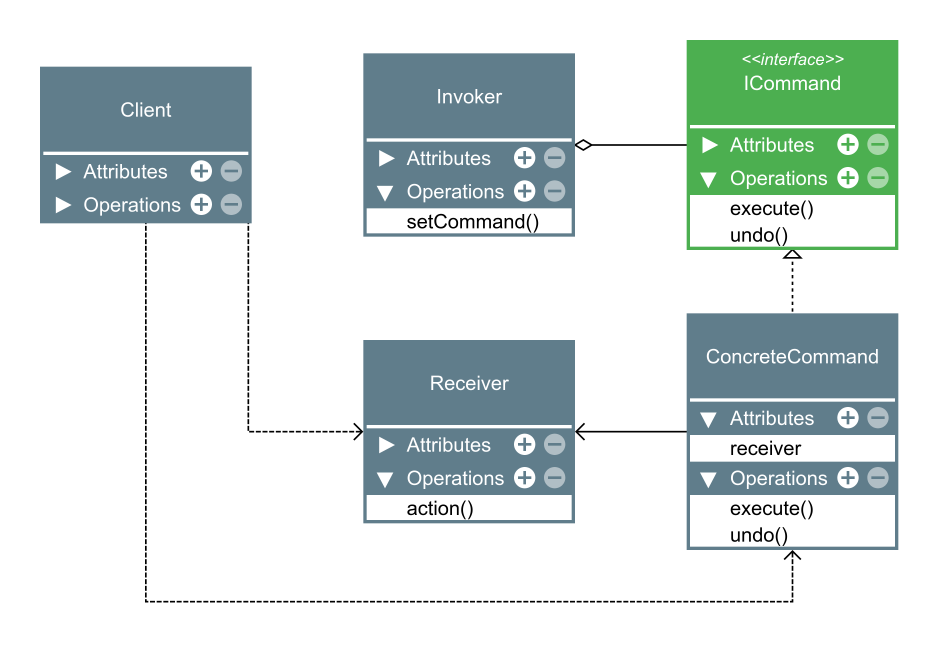
#> input picture Seção 17/behavioral/command/Command.png, 2815 x 1935 px, given in place of original.png, which was not available (shown at 1/3 size)
$ python main.py
#> lines starting #> are read from the running program, lines starting #| are printed output that depends on the picture
# Pillow: redimensionando imagens com Python
# Essa biblioteca é o Photoshop do Python 😂
from pathlib import Path

from PIL import Image

ROOT_FOLDER = Path(__file__).parent
ORIGINAL = ROOT_FOLDER / "original.png"
NEW_IMAGE = ROOT_FOLDER / " new.png"

pil_image = Image.open(ORIGINAL)
#> pil_image is the input picture: PIL image 2815x1935 RGB; mean R, G, B 211.9, 222.7, 220.8
width, height = pil_image.size
#> width = 2815; height = 1935
# exif = pil_image.info["exif"]

new_width = 640
new_height = round(height * new_width / width)
#> new_height = 440

new_image = pil_image.resize(size=(new_width, new_height))
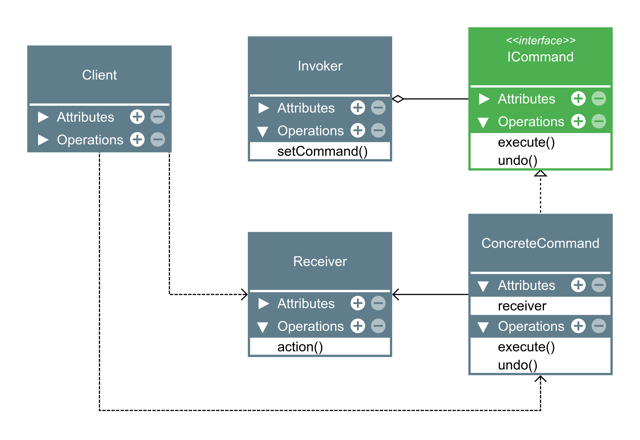
#> new_image: PIL image 640x440 RGB; mean R, G, B 211.7, 222.6, 220.6
new_image.save(
    NEW_IMAGE,
    optimize=True,
    quality=70,
    # exif=exif,
)

$ run again, on Seção 17/behavioral/observer/Observer.png
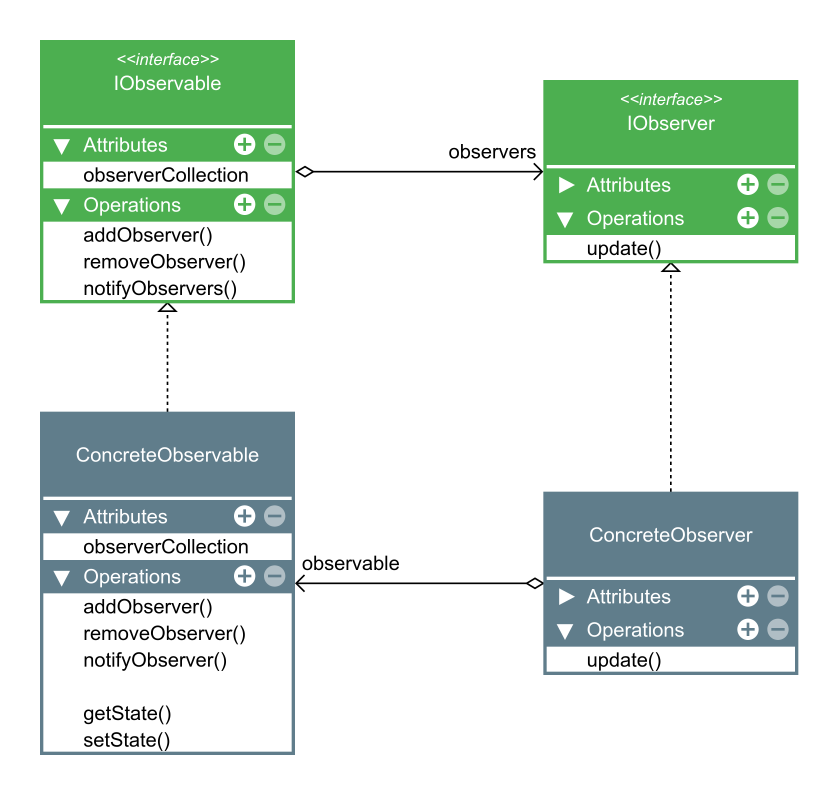
#> input picture Seção 17/behavioral/observer/Observer.png, 2515 x 2385 px, given in place of original.png, which was not available (shown at 1/3 size)
#> pil_image is the input picture: PIL image 2515x2385 RGB; mean R, G, B 213.7, 228, 219
#> `new_image = pil_image.resize(size=(new_width, new_height))`:
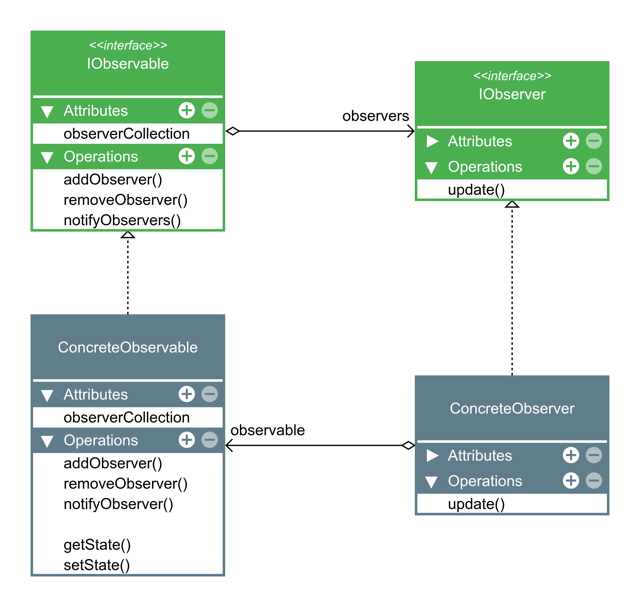
#> new_image: PIL image 640x607 RGB; mean R, G, B 213.4, 227.8, 218.8
